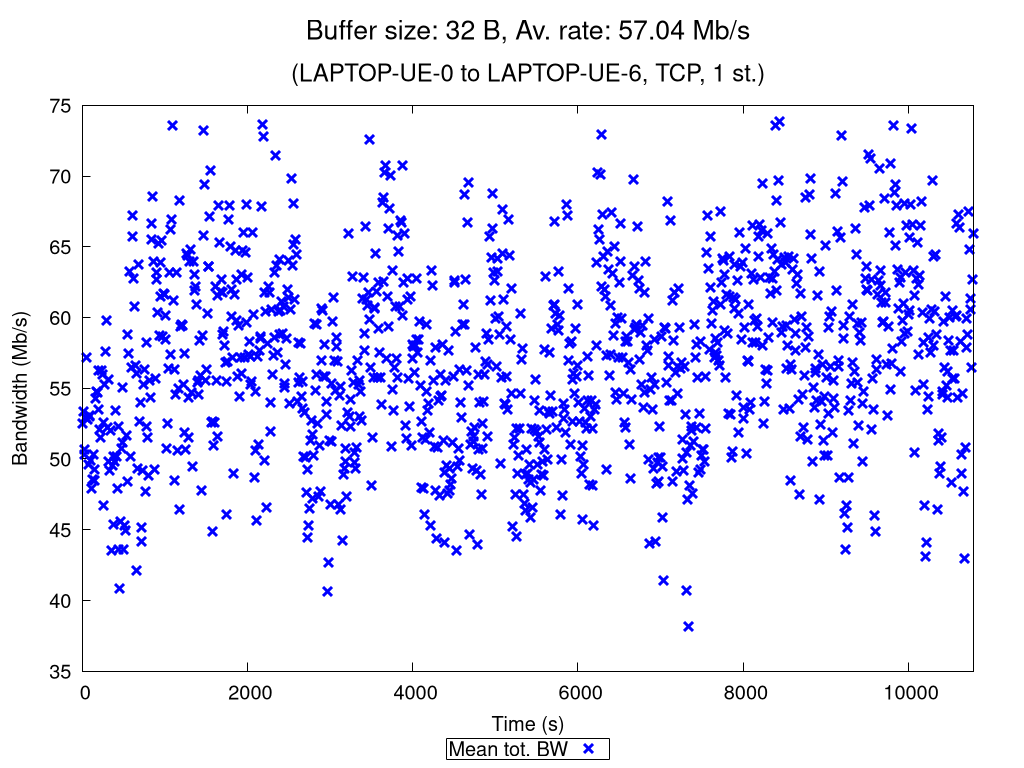

Here is the gnuplot script that generated this plot:
set terminal pngcairo nocrop enhanced size 1024,768 font "Verdana,15"
set output "TCP_1_st_2021_07_04_09-20-48_one2two_00032B.png"

set title "{/=20 Buffer size: 32 B, Av. rate: 57.04 Mb/s}\n\n{/=18 (LAPTOP-UE-0 to LAPTOP-UE-6, TCP, 1 st.)}"

set xlabel "Time (s)"
set ylabel "Bandwidth (Mb/s)"
set ytics nomirror
set key bmargin center horizontal box samplen 1 width -1
set bmargin 4.6
set rmargin 4.5

rf = 1000000.0  # rate factor
set style fill transparent solid 0.2 noborder
set autoscale xfix
plot "TCP_1_st_2021_07_04_09-20-48_one2two_00032B_iperf_processed.dat" using 1:($2/rf-$3/rf):($2/rf+$3/rf) with filledcurves lc rgb "blue" notitle, \
     "" using 1:($2/rf) with points pt 2 ps 1.5 lw 3 lc rgb "blue" title "Mean tot. BW", \
